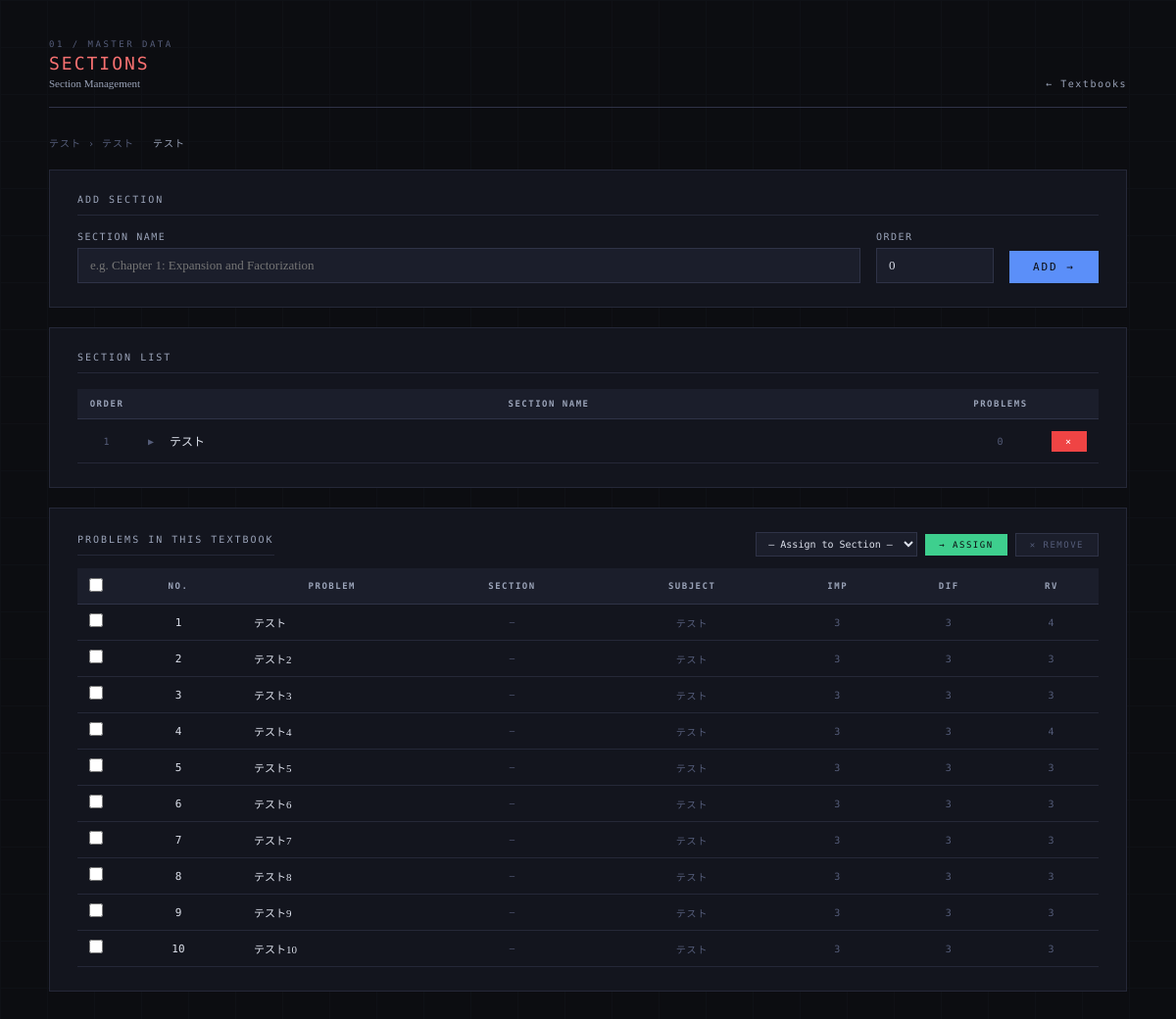
Screenshot of /textbooks/21/sections with the database file from the repository.
### tables this page shows
CREATE TABLE series (
        series_id INTEGER PRIMARY KEY AUTOINCREMENT,
        name TEXT NOT NULL UNIQUE,
        description TEXT
    );

CREATE TABLE textbooks (
        textbook_id INTEGER PRIMARY KEY AUTOINCREMENT,
        series_id INTEGER,
        name TEXT NOT NULL,
        subject TEXT NOT NULL,
        description TEXT,
        FOREIGN KEY (series_id) REFERENCES series(series_id)
    );

CREATE TABLE textbook_sections (
        section_id INTEGER PRIMARY KEY AUTOINCREMENT,
        textbook_id INTEGER NOT NULL,
        name TEXT NOT NULL,
        order_index INTEGER DEFAULT 0,
        FOREIGN KEY (textbook_id) REFERENCES textbooks(textbook_id)
    );

CREATE TABLE problems (
            problem_id INTEGER PRIMARY KEY AUTOINCREMENT,
            subject TEXT NOT NULL,
            textbook TEXT NOT NULL,
            problem_number TEXT NOT NULL,
            importance TEXT NOT NULL,
            type TEXT NOT NULL
        , instruction TEXT, difficulty INTEGER DEFAULT 3, review_value INTEGER DEFAULT 3, estimated_minutes INTEGER DEFAULT 15, textbook_id INTEGER, section_id INTEGER, order_in_textbook INTEGER, total_minutes INTEGER DEFAULT NULL);

### app.py (the view, shortened to what this page needs)
@app.route("/textbooks/<int:textbook_id>/sections", methods=["GET", "POST"])
def textbook_sections(textbook_id):
    conn = get_connection()
    c = conn.cursor()
    c.execute("SELECT t.*, s.name as series_name FROM textbooks t LEFT JOIN series s ON t.series_id = s.series_id WHERE t.textbook_id=?", (textbook_id,))
    textbook = c.fetchone()
    if not textbook:
        conn.close()
        return "Textbook not found", 404
    c.execute("""
        SELECT s.*, COUNT(p.problem_id) as problem_count
        FROM textbook_sections s
        LEFT JOIN problems p ON s.section_id = p.section_id
        WHERE s.textbook_id=?
        GROUP BY s.section_id
        ORDER BY s.order_index, s.section_id
    """, (textbook_id,))
    sections = c.fetchall()
    c.execute("""
        SELECT problem_id, problem_number, subject,
               importance, difficulty, review_value, order_in_textbook
        FROM problems WHERE textbook_id=?
        ORDER BY order_in_textbook, problem_id
    """, (textbook_id,))
    problems = c.fetchall()
    conn.close()
    return render_template("sections.html",
                           textbook=textbook,
                           sections=sections,
                           problems=problems)

### database.py (called while the page is built)
def get_connection():
    conn = sqlite3.connect(DB_PATH)
    conn.row_factory = sqlite3.Row
    return conn

### templates/sections.html (shortened to what this page needs)
<!DOCTYPE html>
<html lang="ja">
<head>
</head>
<body>
<div class="container">
  <div class="page-header fade-in">
    <div>
      <div class="page-label">01 / Master Data</div>
      <div class="page-title">Sections</div>
      <div class="page-title-ja">Section Management</div>
    </div>
    <a class="page-header-back" href="/textbooks">Textbooks</a>
  </div>
  <div class="meta-text fade-in" style="margin-bottom:20px;">
    {{ textbook.series_name or '—' }} &rsaquo; {{ textbook.name }}
    <span style="margin-left:12px;color:var(--text-muted);">{{ textbook.subject }}</span>
  </div>
  <div class="card fade-in">
    <div class="card-title">Add Section</div>
    <form method="POST" style="display:flex;gap:16px;align-items:flex-end;">
      <div style="flex:1;">
        <label>Section Name</label>
        <input type="text" name="name" placeholder="e.g. Chapter 1: Expansion and Factorization" required>
      </div>
      <div style="width:120px;">
        <label>Order</label>
        <input type="number" name="order_index" value="0" min="0">
      </div>
      <button type="submit" class="btn btn-primary" style="margin-top:0;">Add →</button>
    </form>
  </div>
  <div class="card fade-in">
    <div class="card-title">Section List</div>
    <table class="data-table">
      <thead>
        <tr>
          <th style="width:60px;">Order</th>
          <th>Section Name</th>
          <th style="width:80px;">Problems</th>
          <th style="width:60px;"></th>
        </tr>
      </thead>
      <tbody>
      {% for s in sections %}
      <tr id="srow-{{ s.section_id }}">
        <td class="meta-text">{{ s.order_index }}</td>
        <td class="left">
          <button class="section-name-btn" type="button" data-sid="{{ s.section_id }}">
            <span class="chevron" id="chev-{{ s.section_id }}">▶</span>
            <span class="section-name-text">{{ s.name }}</span>
          </button>
        </td>
        <td class="meta-text">{{ s.problem_count }}</td>
        <td>
          <button class="btn btn-danger btn-sm del-btn" type="button" data-msg=
              'Delete section "{{ s.name }}"?\nProblems will be unlinked but not deleted.' data-action='/textbooks/sections/delete/{{ s.section_id }}'>×</button>
        </td>
      </tr>
      {% endfor %}
      </tbody>
    </table>
  </div>
  <div class="card fade-in">
    <div style="display:flex;align-items:center;margin-bottom:12px;gap:12px;">
      <div class="card-title" style="margin:0;">Problems in this Textbook</div>
      <div id="bulk-section-bar" style="display:flex;margin-left:auto;align-items:center;gap:8px;">
        <select id="sp-target-section"
          style="background:var(--surface2);border:1px solid var(--border-light);
            color:var(--text);padding:5px 8px;font-family:'DM Mono',monospace;
            font-size:10px;outline:none;">
          <option value="">— Assign to Section —</option>
        </select>
        <button type="button" onclick="assignToSection()"
          style="font-family:'DM Mono',monospace;font-size:9px;letter-spacing:1.5px;
            text-transform:uppercase;background:var(--green);color:#0c0d11;
            border:none;padding:6px 14px;cursor:pointer;">→ Assign</button>
        <button type="button" onclick="removeFromSection()"
          style="font-family:'DM Mono',monospace;font-size:9px;letter-spacing:1.5px;
            text-transform:uppercase;background:var(--surface2);color:var(--text-dim);
            border:1px solid var(--border-light);padding:6px 14px;cursor:pointer;">
          ✕ Remove</button>
      </div>
    </div>
    <div style="overflow-x:auto;">
    <table class="data-table" id="section-prob-table">
      <thead><tr>
        <th style="width:32px;">
          <input type="checkbox" id="sp-check-all"
            onchange="toggleAllSP(this)"
            style="accent-color:var(--blue);width:14px;height:14px;">
        </th>
        <th>No.</th><th>Problem</th><th>Section</th>
        <th>Subject</th><th>Imp</th><th>Dif</th><th>RV</th>
      </tr></thead>
      <tbody>
      {% for p in problems %}
      <tr id="sp-{{ p.problem_id }}">
        <td>
          <input type="checkbox" class="sp-check" value="{{ p.problem_id }}"
            onchange="updateSPCount()"
            style="accent-color:var(--blue);width:14px;height:14px;">
        </td>
        <td class="editable-cell" data-problem="{{ p.problem_id }}"
          data-field="order_in_textbook">
          <span class="editable" ondblclick="startOrderEdit(this)"
            style="font-family:'DM Mono',monospace;font-size:11px;">
            {{ p.order_in_textbook or '—' }}
          </span>
        </td>
        <td class="left" style="font-size:11px;">{{ p.problem_number }}</td>
        <td style="font-family:'DM Mono',monospace;font-size:9px;color:var(--text-dim);">
          {{ p.section_name or '—' }}
        </td>
        <td class="meta-text">{{ p.subject }}</td>
        <td class="meta-text">{{ p.importance }}</td>
        <td class="meta-text">{{ p.difficulty }}</td>
        <td class="meta-text">{{ p.review_value }}</td>
      </tr>
      {% endfor %}
      </tbody>
    </table>
    </div>
  </div>
</div>
</body>
</html>

### templates/sections.html (style rules this page uses)
:root { --bg:#0c0d11; --surface:#13151e; --surface2:#1b1e2b; --surface3:#222536; --border:#252838; --border-light:#2f3347; --text:#dde1ec; --text-muted:#9aa3b8; --text-dim:#555d7a; --blue:#5b8ff9; --green:#3ecf8e; --amber:#f5a623; --rose:#f06292; --red:#ef4444; --blue-bg:rgba(91,143,249,0.10); --green-bg:rgba(62,207,142,0.10); --amber-bg:rgba(245,166,35,0.10); --rose-bg:rgba(240,98,146,0.10); }
*, *::before, *::after { margin:0; padding:0; box-sizing:border-box; }
body { font-family:'Noto Serif JP',serif; background:var(--bg); color:var(--text); min-height:100vh; padding:40px 32px 80px; -webkit-font-smoothing:antialiased; }
body::after { content:''; position:fixed; inset:0; background-image: linear-gradient(var(--border) 1px,transparent 1px), linear-gradient(90deg,var(--border) 1px,transparent 1px); background-size:48px 48px; opacity:0.15; pointer-events:none; z-index:0; }
.container { max-width:1100px; margin:0 auto; position:relative; z-index:1; }
.page-header { display:flex; align-items:flex-end; justify-content:space-between; margin-bottom:28px; padding-bottom:18px; border-bottom:1px solid var(--border-light); }
.page-label { font-family:'DM Mono',monospace; font-size:9px; letter-spacing:2.5px; text-transform:uppercase; color:var(--text-dim); margin-bottom:4px; }
.page-title { font-family:'DM Mono',monospace; font-weight:500; font-size:18px; letter-spacing:2px; text-transform:uppercase; color:#f87171; }
.page-title-ja { font-family:'Noto Serif JP',serif; font-weight:300; font-size:11px; color:var(--text-muted); margin-top:4px; }
.page-header-back { font-family:'DM Mono',monospace; font-size:10px; color:var(--text-muted); letter-spacing:1.5px; text-decoration:none; transition:color 0.15s; }
.page-header-back::before { content:'← '; }
.card { background:var(--surface); border:1px solid var(--border); padding:24px 28px; margin-bottom:20px; }
.card-title { font-family:'DM Mono',monospace; font-size:10px; letter-spacing:2px; text-transform:uppercase; color:var(--text-muted); margin-bottom:16px; padding-bottom:10px; border-bottom:1px solid var(--border); }
label { display:block; font-family:'DM Mono',monospace; font-size:10px; letter-spacing:1.5px; text-transform:uppercase; color:var(--text-muted); margin-bottom:6px; margin-top:16px; }
label:first-child { margin-top:0; }
input[type="text"], input[type="number"] { width:100%; padding:9px 12px; background:var(--surface2); border:1px solid var(--border-light); color:var(--text); font-family:'Noto Serif JP',serif; font-size:13px; outline:none; transition:border-color 0.15s; }
.btn { font-family:'DM Mono',monospace; font-size:11px; letter-spacing:2px; text-transform:uppercase; padding:10px 24px; border:none; cursor:pointer; transition:all 0.15s; display:inline-flex; align-items:center; gap:8px; }
.btn-primary { background:var(--blue); color:#0c0d11; }
.btn-danger { background:var(--red); color:white; }
.btn-sm { padding:5px 14px; font-size:10px; }
.data-table { width:100%; border-collapse:collapse; background:var(--surface); font-size:12px; }
.data-table th { background:var(--surface2); color:var(--text-muted); font-family:'DM Mono',monospace; font-size:9px; letter-spacing:1.5px; text-transform:uppercase; padding:10px 12px; text-align:center; border-bottom:1px solid var(--border-light); white-space:nowrap; }
.data-table td { padding:9px 12px; border-bottom:1px solid var(--border); text-align:center; vertical-align:middle; }
.data-table td.left { text-align:left; font-family:'Noto Serif JP',serif; }
.meta-text { font-family:'DM Mono',monospace; font-size:10px; color:var(--text-dim); letter-spacing:1px; }
.editable { cursor:pointer; padding:2px 6px; border-radius:2px; border:1px dashed transparent; transition:border-color 0.12s, background 0.12s; }
.fade-in { animation:fadeIn 0.3s ease both; }
.section-name-btn { cursor:pointer; display:flex; align-items:center; gap:10px; padding:4px 0; width:100%; background:none; border:none; color:var(--text); font-family:'Noto Serif JP',serif; font-size:12px; text-align:left; outline:none; }
.chevron { font-family:'DM Mono',monospace; font-size:10px; color:var(--text-dim); transition:transform 0.2s; display:inline-block; min-width:12px; }

### rows the page displays
series: name "テスト"
textbooks: name "テスト", subject "テスト"
textbook_sections: order_index "1", name "テスト", problem_count "0"
problems: order_in_textbook "1", problem_number "テスト", section_name "—", subject "テスト", importance "3", difficulty "3", review_value "4"
problems: order_in_textbook "2", problem_number "テスト2", section_name "—", subject "テスト", importance "3", difficulty "3", review_value "3"
problems: order_in_textbook "3", problem_number "テスト3", section_name "—", subject "テスト", importance "3", difficulty "3", review_value "3"
problems: order_in_textbook "4", problem_number "テスト4", section_name "—", subject "テスト", importance "3", difficulty "3", review_value "4"
problems: order_in_textbook "5", problem_number "テスト5", section_name "—", subject "テスト", importance "3", difficulty "3", review_value "3"
problems: order_in_textbook "6", problem_number "テスト6", section_name "—", subject "テスト", importance "3", difficulty "3", review_value "3"
problems: order_in_textbook "7", problem_number "テスト7", section_name "—", subject "テスト", importance "3", difficulty "3", review_value "3"
problems: order_in_textbook "8", problem_number "テスト8", section_name "—", subject "テスト", importance "3", difficulty "3", review_value "3"
problems: order_in_textbook "9", problem_number "テスト9", section_name "—", subject "テスト", importance "3", difficulty "3", review_value "3"
problems: order_in_textbook "10", problem_number "テスト10", section_name "—", subject "テスト", importance "3", difficulty "3", review_value "3"
